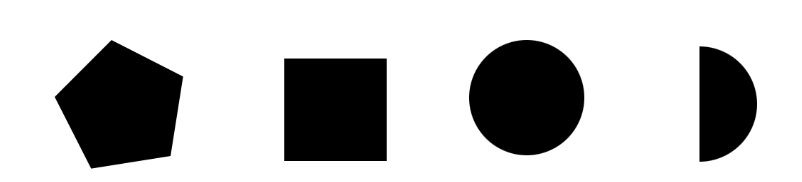
#> input picture res/fig.png, 802 x 182 px
$ python contours11.py
#> lines starting #> are read from the running program, lines starting #| are printed output that depends on the picture; after the words box and inside, x2 and y2 are one past the last pixel; in counts of white or black regions, pixels touching at a corner belong together
import cv2
import numpy as np

img = cv2.imread('../res/fig.png')
#> img is the input picture: shape (182, 802, 3); min 0, max 255, mean 189.9
gray = cv2.cvtColor(img, cv2.COLOR_BGR2GRAY)
_, thresh = cv2.threshold(gray, 1, 255, cv2.THRESH_BINARY)
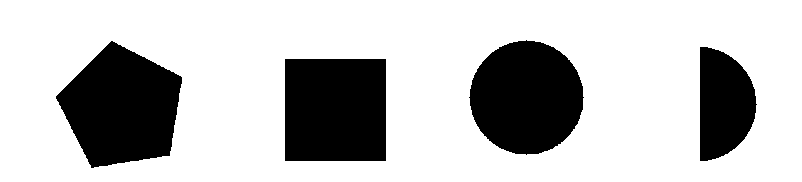
#> thresh: shape (182, 802); 75.2% white; 4 black regions

contours, hierarchy = cv2.findContours(thresh, cv2.RETR_TREE, cv2.CHAIN_APPROX_NONE)
#> contours = 5 contours; box (x1, y1, x2, y2) and area: (0, 0, 802, 182) 144981, (55, 40, 183, 169) 11003, (284, 58, 387, 162) 10504, (468, 39, 585, 156) 10286, (699, 46, 758, 162) 5144

for i in range(1, 5):
    img = cv2.drawContours(img, contours, i, (0, 0, 255), 3, cv2.LINE_AA, hierarchy, 2)
#> this loop made 4 passes
#> pass 1, `img = cv2.drawContours(img, contours, i, (0, 0, 255), 3, cv2.LINE_AA, ..`:
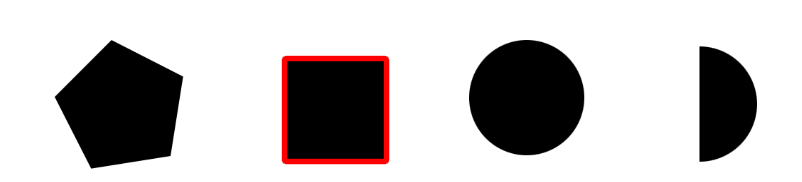
#> img: shape (182, 802, 3); 1.95% of pixels changed, all inside (x1, y1, x2, y2) = (281, 55, 390, 165)
#> pass 2, `img = cv2.drawContours(img, contours, i, (0, 0, 255), 3, cv2.LINE_AA, ..`:
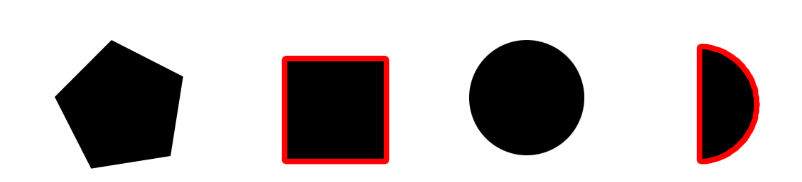
#> img: shape (182, 802, 3); 1.47% of pixels changed, all inside (x1, y1, x2, y2) = (696, 43, 761, 165)
#> pass 3, `img = cv2.drawContours(img, contours, i, (0, 0, 255), 3, cv2.LINE_AA, ..`:
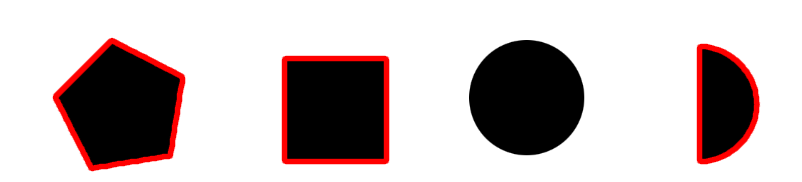
#> img: shape (182, 802, 3); 2.04% of pixels changed, all inside (x1, y1, x2, y2) = (52, 37, 186, 172)
#> after the loop:
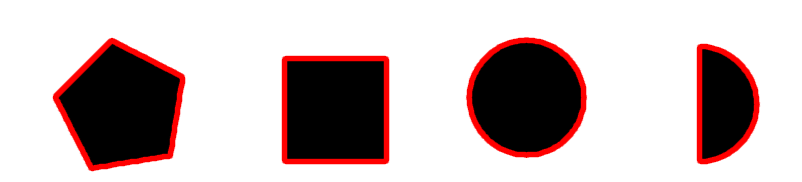
#> img: shape (182, 802, 3); 1.85% of pixels changed, all inside (x1, y1, x2, y2) = (465, 37, 588, 158)

cv2.imshow("Output", img)
cv2.waitKey(0)
